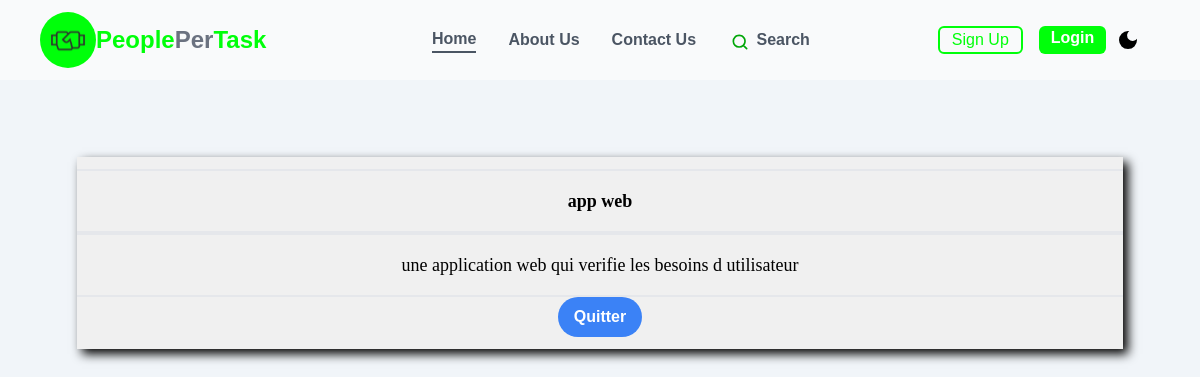
The app's page /project_page.php?id=11 with its own data.
### tables this page shows
CREATE TABLE `projects` (
  `id` int NOT NULL,
  `title` varchar(50) DEFAULT NULL,
  `description` varchar(300) DEFAULT NULL,
  `user_id` int DEFAULT NULL,
  `categorie_id` int DEFAULT NULL
);

### src/project_page.php (the view, shortened to what this page needs)
<!doctype html>
<html lang="en" class="scroll-smooth">
<head>
  <link rel="stylesheet" href="../dist/output.css">
  <link rel="stylesheet" href="input.css">
  <link rel="stylesheet" href="../dist/swiper-bundle.min.css">
</head>
<body class="overflow-x-hidden bg-slate-100 dark:bg-slate-900 ">
<?php include "header_site.php"; ?>
    <div class="ma-boite dark:bg-slate-600">
    <ul class="flex flex-col h-full py-3 overflow-hidden text-center dark:text-white ">
    <?php
        if (isset($_GET['id'])) {
            $id_project = $_GET['id'];
            $query = "SELECT * FROM projects WHERE id= $id_project";
            $result = mysqli_query($conn, $query);
            $row = mysqli_fetch_assoc($result);
            if ($row) {
        ?>
            <li><h1 class="border-t-2 border-b-2 py-4 font-semibold text-lg font-serif px-6 "><?php echo $row['title'] ?></h1></li>
            <li><p class="border-t-2 border-b-2 py-4  text-lg font-serif px-6 "><?php echo $row['description'] ?></p></li>
            <div>
            <button class="btn-quit bg-blue-500 hover:bg-blue-600 text-white font-bold py-2 px-4 rounded-full focus:outline-none focus:shadow-outline-blue active:bg-blue-800">
                          <a href="index.php">Quitter</a>
                      </button>
            </div>
                <?php }}?>
    </div>
</body>
</html>

### src/input.css (style rules this page uses)
*, *:before, *:after { box-sizing: border-box; }
html { overflow-y: scroll; }
body { font-family: 'Titillium Web', sans-serif; }

### src/project_page.php (style rules this page uses)
.ma-boite { margin: 77px; background-color: #f0f0f0; box-shadow: 5px 5px 10px rgb(0 0 0); }

### records on screen
projects: title "app web", description "une application web qui verifie les besoins d utilisateur"
